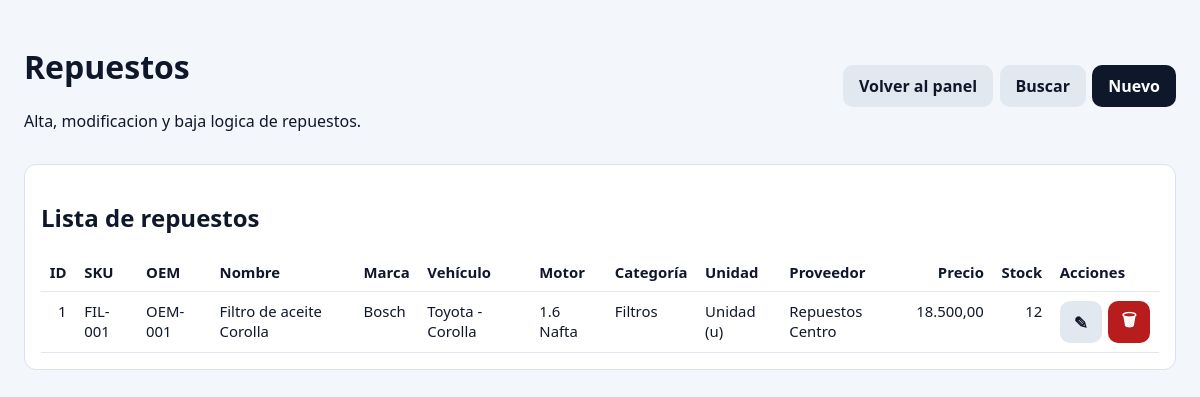
The app's page /compras.php (signed in) with its own data.
### tables this page shows
CREATE TABLE IF NOT EXISTS repuestos (
  id_repuesto INT AUTO_INCREMENT PRIMARY KEY,
  sku VARCHAR(50) NOT NULL UNIQUE,
  cod_oem VARCHAR(100) NULL,
  nombre VARCHAR(150) NOT NULL,
  id_marca INT NULL,
  id_categoria INT NULL,
  id_unidad INT NULL,
  id_ubicacion INT NULL,
  id_proveedor INT NULL,
  stock_actual INT DEFAULT 0,
  stock_minimo INT DEFAULT 5,
  precio_costo DECIMAL(10,2) NULL,
  fecha_ingreso TIMESTAMP NOT NULL DEFAULT CURRENT_TIMESTAMP,
  activo TINYINT(1) DEFAULT 1,
  CONSTRAINT fk_repuestos_marca FOREIGN KEY (id_marca) REFERENCES marcas(id_marca),
  CONSTRAINT fk_repuestos_categoria FOREIGN KEY (id_categoria) REFERENCES categorias(id_categoria),
  CONSTRAINT fk_repuestos_unidad FOREIGN KEY (id_unidad) REFERENCES unidades(id_unidad),
  CONSTRAINT fk_repuestos_proveedor FOREIGN KEY (id_proveedor) REFERENCES proveedores(id_proveedor)
);

CREATE TABLE IF NOT EXISTS marcas (
  id_marca INT AUTO_INCREMENT PRIMARY KEY,
  nombre_marca VARCHAR(100) NOT NULL,
  activo TINYINT(1) DEFAULT 1
);

CREATE TABLE IF NOT EXISTS vehiculos_marcas (
  id_vehiculo_marca INT AUTO_INCREMENT PRIMARY KEY,
  nombre_marca_v VARCHAR(100) NOT NULL,
  activo TINYINT(1) DEFAULT 1
);

CREATE TABLE IF NOT EXISTS vehiculos_modelos (
  id_modelo INT AUTO_INCREMENT PRIMARY KEY,
  id_vehiculo_marca INT NOT NULL,
  nombre_modelo VARCHAR(100) NOT NULL,
  activo TINYINT(1) DEFAULT 1,
  CONSTRAINT fk_vehiculos_modelos_marca FOREIGN KEY (id_vehiculo_marca) REFERENCES vehiculos_marcas(id_vehiculo_marca)
);

CREATE TABLE IF NOT EXISTS motorizaciones (
  id_motorizacion INT AUTO_INCREMENT PRIMARY KEY,
  nombre_motor VARCHAR(100) NOT NULL,
  descripcion VARCHAR(255) NULL,
  activo TINYINT(1) DEFAULT 1
);

CREATE TABLE IF NOT EXISTS categorias (
  id_categoria INT AUTO_INCREMENT PRIMARY KEY,
  nombre_categoria VARCHAR(100) NOT NULL,
  activo TINYINT(1) DEFAULT 1
);

CREATE TABLE IF NOT EXISTS proveedores (
  id_proveedor INT AUTO_INCREMENT PRIMARY KEY,
  razon_social VARCHAR(150) NOT NULL,
  cuit VARCHAR(20) NULL UNIQUE,
  activo TINYINT(1) DEFAULT 1
);

### public/compras.php (the view, shortened to what this page needs)
<?php
$projectRoot = dirname(__DIR__);
try {
    $pdo = Database::connect($projectRoot);
} catch (Throwable $e) {
    http_response_code(500);
    echo 'No se pudo conectar a la base de datos: ' . htmlspecialchars($e->getMessage());
    exit;
}
try {
    $params = [];
    $sqlRepuestos =
        'SELECT r.id_repuesto,
                r.sku,
                r.cod_oem,
                r.nombre,
                r.precio_costo,
                r.stock_actual,
                r.stock_minimo,
                r.activo,
                ma.nombre_marca AS marca,
                vm.nombre_marca_v AS vehiculo_marca,
                vmo.nombre_modelo AS vehiculo_modelo,
                mot.nombre_motor AS motorizacion,
                c.nombre_categoria AS categoria,
                CONCAT(u.nombre_unidad, " (", u.abreviatura, ")") AS unidad,
                p.razon_social AS proveedor
         FROM repuestos r
         LEFT JOIN marcas ma ON ma.id_marca = r.id_marca
         LEFT JOIN categorias c ON c.id_categoria = r.id_categoria
         LEFT JOIN unidades u ON u.id_unidad = r.id_unidad
         LEFT JOIN proveedores p ON p.id_proveedor = r.id_proveedor
         LEFT JOIN compatibilidad_vehiculos cv ON cv.id_repuesto = r.id_repuesto AND cv.activo = 1
         LEFT JOIN vehiculos_modelos vmo ON vmo.id_modelo = cv.id_modelo
         LEFT JOIN vehiculos_marcas vm ON vm.id_vehiculo_marca = vmo.id_vehiculo_marca
         LEFT JOIN motorizaciones mot ON mot.id_motorizacion = cv.id_motorizacion';
    $sqlRepuestos .= ' ORDER BY r.id_repuesto DESC';
    $stmtRepuestos = $pdo->prepare($sqlRepuestos);
    $stmtRepuestos->execute($params);
    $repuestos = $stmtRepuestos->fetchAll();
} catch (Throwable $e) {
    $error = 'No fue posible cargar la pantalla de repuestos: ' . $e->getMessage();
    $repuestos = [];
}
?>
<!doctype html>
<html lang="es">
<head>
</head>
<body>
<div class="container">
    <div class="top">
        <div>
            <h1>Repuestos</h1>
            <p>Alta, modificacion y baja logica de repuestos.</p>
        </div>
        <div class="actions">
            <a class="btn btn-muted" href="/dashboard.php">Volver al panel</a>
            <a class="btn btn-muted" href="/compras.php?show_filters=1">Buscar</a>
            <a class="btn btn-primary" href="/compras.php?new=1">Nuevo</a>
        </div>
    </div>
    <div class="panel">
        <h2>Lista de repuestos</h2>
        <table>
            <thead>
            <tr>
                <th class="num">ID</th>
                <th>SKU</th>
                <th>OEM</th>
                <th>Nombre</th>
                <th>Marca</th>
                <th>Vehículo</th>
                <th>Motor</th>
                <th>Categoría</th>
                <th>Unidad</th>
                <th>Proveedor</th>
                <th class="num">Precio</th>
                <th class="num">Stock</th>
                <th>Acciones</th>
            </tr>
            </thead>
            <tbody>
            <?php if (count($repuestos) === 0): ?>
                <tr>
                    <td colspan="13">No hay repuestos cargados.</td>
                </tr>
            <?php else: ?>
                <?php foreach ($repuestos as $row): ?>
                    <tr>
                        <td class="num"><?= (int) $row['id_repuesto'] ?></td>
                        <td><?= htmlspecialchars((string) $row['sku']) ?></td>
                        <td><?= htmlspecialchars((string) ($row['cod_oem'] ?? '')) ?></td>
                        <td><?= htmlspecialchars((string) $row['nombre']) ?></td>
                        <td><?= htmlspecialchars((string) ($row['marca'] ?? '')) ?></td>
                        <td><?= htmlspecialchars((string) (($row['vehiculo_marca'] ?? '-') . ' - ' . ($row['vehiculo_modelo'] ?? '-'))) ?></td>
                        <td><?= htmlspecialchars((string) ($row['motorizacion'] ?? '-')) ?></td>
                        <td><?= htmlspecialchars((string) ($row['categoria'] ?? '')) ?></td>
                        <td><?= htmlspecialchars((string) ($row['unidad'] ?? '')) ?></td>
                        <td><?= htmlspecialchars((string) ($row['proveedor'] ?? '')) ?></td>
                        <td class="num"><?= number_format((float) ($row['precio_costo'] ?? 0), 2, ',', '.') ?></td>
                        <td class="num"><?= (int) ($row['stock_actual'] ?? 0) ?></td>
                        <td>
                            <div class="table-actions">
                                <a class="btn btn-muted btn-icon" href="/compras.php?edit=<?= (int) $row['id_repuesto'] ?>" title="Editar" aria-label="Editar">
                                    &#9998;
                                </a>
                                <?php if ((int) $row['activo'] === 1): ?>
                                    <a class="btn btn-danger btn-icon" href="/compras.php?delete=<?= (int) $row['id_repuesto'] ?>" title="Dar de baja" aria-label="Dar de baja">
                                        &#128465;
                                    </a>
                                <?php endif; ?>
                            </div>
                        </td>
                    </tr>
                <?php endforeach; ?>
            <?php endif; ?>
            </tbody>
        </table>
    </div>
</div>
</body>
</html>

### public/compras.php (style rules this page uses)
body { font-family: Segoe UI, Arial, sans-serif; margin: 1.5rem; background: #f3f6fb; color: #0f172a; }
.container { max-width: 1200px; margin: 0 auto; }
.top { display: flex; justify-content: space-between; align-items: center; gap: 1rem; margin-bottom: 1rem; }
.btn { display: inline-block; text-decoration: none; border: 0; border-radius: 10px; padding: 0.65rem 1rem; cursor: pointer; font-weight: 600; }
.btn-primary { background: #0f172a; color: #fff; }
.btn-muted { background: #e2e8f0; color: #0f172a; }
.btn-danger { background: #b91c1c; color: #fff; }
.btn-icon { width: 42px; height: 42px; padding: 0; display: inline-flex; align-items: center; justify-content: center; font-size: 1.05rem; border-radius: 10px; }
.panel { background: #fff; border: 1px solid #d8e1ef; border-radius: 12px; padding: 1rem; margin-bottom: 1rem; }
table { width: 100%; border-collapse: collapse; }
th, td { border-bottom: 1px solid #e2e8f0; padding: 0.55rem; text-align: left; font-size: 0.93rem; vertical-align: top; }
.num { text-align: right; }
.actions { display: flex; gap: 0.4rem; flex-wrap: wrap; }
.table-actions { display: flex; gap: 0.4rem; flex-wrap: nowrap; align-items: center; }

### records on screen
repuestos: id_repuesto "1", sku "FIL-001", cod_oem "OEM-001", nombre "Filtro de aceite Corolla", id_marca.nombre_marca "Bosch", vehiculos_marcas.nombre_marca_v "Toyota - Corolla", motorizaciones.nombre_motor "1.6 Nafta", id_categoria.nombre_categoria "Filtros", unidad "Unidad (u)", id_proveedor.razon_social "Repuestos Centro", precio_costo "18.500,00", stock_actual "12"
